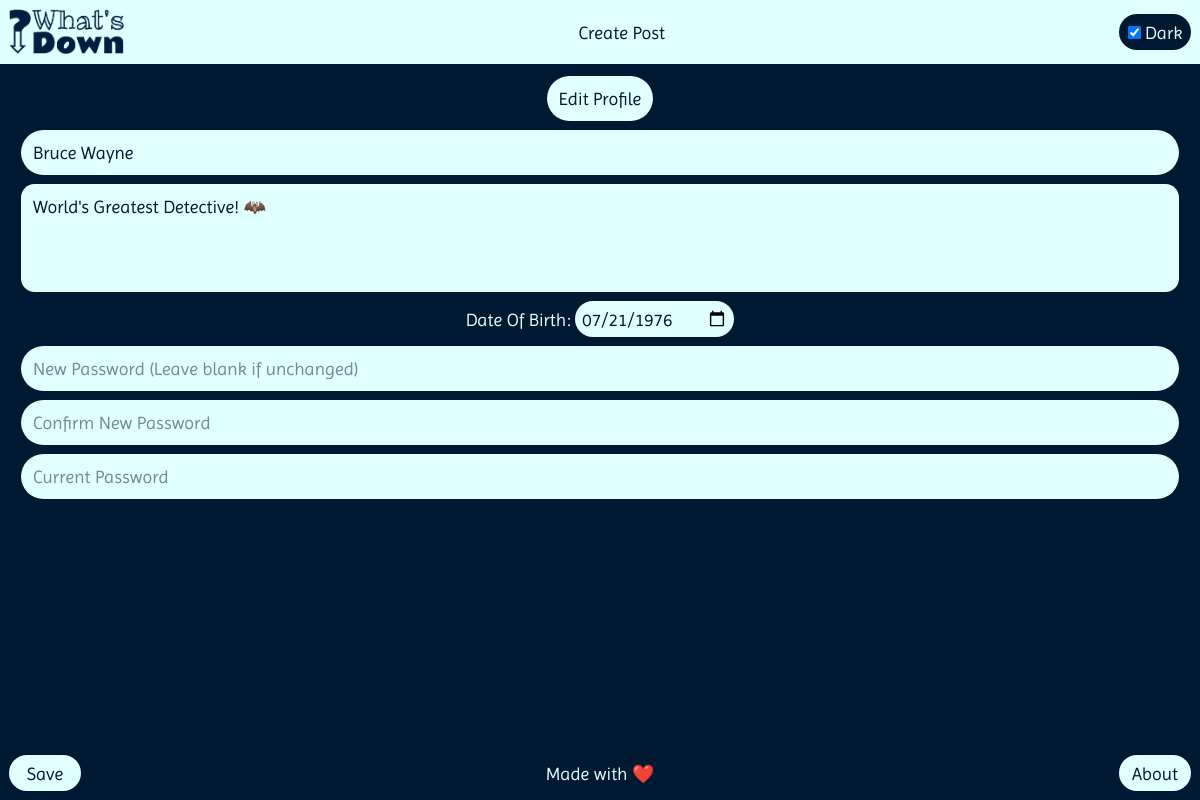
/profile/ (signed in), run on the app's committed database.
### main/models.py (models this page shows, shortened)
class Account(models.Model):
    username = models.CharField(max_length=32, unique=True, db_index=True)
    name = models.CharField(max_length=64)
    email = models.EmailField(max_length=64, unique=True, db_index=True)
    password = models.CharField(
        max_length=64)
    tagline = models.CharField(max_length=128, blank=True)
    date_of_birth = models.DateField()
    created = models.DateTimeField(auto_now_add=True)

### main/views.py (the view)
# urls.py: path('profile/', views.profile, name='profile'),
def profile(request):
    if('user_id' in request.session):
        editProfile_errors = []
        if('editProfile_errors' in request.session):
            editProfile_errors = request.session['editProfile_errors']
            request.session.pop('editProfile_errors')
        account = Account.objects.defer('password').get(
            Q(id=request.session['user_id']))
        return render(request, 'main/editProfile.html', context={'account': account, 'editProfile_errors': editProfile_errors})
    request.session['message'] = 'You need to login to edit your profile'
    return redirect('main:index')

### main/templates/main/editProfile.html (shortened to what this page needs)
<!DOCTYPE html>
<html lang="en-US">
<head>
    {% load static %}
    <link id="style" rel="stylesheet" href="{% static 'css/dark.css' %}" />
</head>
<body>
    <div class="editProfile-container">
        <header>
            <div class="header-buttons">
                <a class="logo-link" href="{% url 'main:index' %}">
                    <img id="logo" class="logo" src="{% static 'images/logo-dark.png' %}" alt="What's Down"
                        title="What's Down?">
                </a>
                <div class="header-links">
                    <a class="create-link" href="{% url 'main:create' %}" title="Create a new post">Create Post</a>
                </div>
                <label class="theme-toggle" title="Change Theme"><input id="theme" type="checkbox"
                        onclick="toggleTheme();" checked>&nbsp;Dark</label>
            </div>
        </header>
        <main>
            <div class="editProfile-main">
                <div class="editProfile-edit-title">Edit Profile</div>
                <form id="editProfile" method="POST" action="{% url 'main:editProfile' %}">
                    <div class="editProfile-fields">
                        <input class="editProfile-field" type="text" name="name" placeholder="Name"
                            value="{{ account.name }}" required>
                        <textarea class="editProfile-textarea" name="tagline"
                            placeholder="Tagline (Optional)">{% if account.tagline %}{{ account.tagline }}{% endif %}</textarea>
                        <label class="editProfile-date-label">
                            Date Of Birth:
                            <input class="editProfile-date" type="date" name="dob" placeholder="Date Of Birth"
                                value="{{ account.date_of_birth|safe }}" required>
                        </label>
                        <input class="editProfile-field" type="password" name="new_password"
                            placeholder="New Password (Leave blank if unchanged)">
                        <input class="editProfile-field" type="password" name="new_confirm"
                            placeholder="Confirm New Password">
                        <input class="editProfile-field" type="password" name="curr_password"
                            placeholder="Current Password" required>
                    </div>
                </form>
            </div>
        </main>
        <footer>
            <div class="footer-buttons">
                <a class="editProfile-link" href="#" onclick="document.getElementById('editProfile').submit();"
                    title="Confirm Changes">Save</a>
                <div class="footer-text">Made with ❤️</div>
                <a class="about-link" href="{% url 'main:about' %}" title="About Us">About</a>
            </div>
        </footer>
    </div>
</body>
</html>

### data on the page
Account: name "Bruce Wayne", tagline "World's Greatest Detective! 🦇", dob "07/21/1976"
